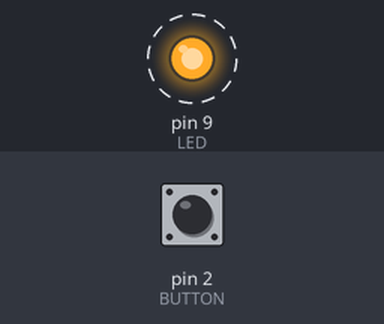
The sketch below on a simulated Arduino Uno, built with avr-gcc and run on an emulated ATmega328P. Parts: output pins drawn as LEDs (lit = HIGH). Dashed ring = blinking. The inputs (shaded band) are chosen by the test bench; at power-on: pin 2 (BUTTON) HIGH.

Above: at 1.12 s.
1.3 s: pin 2 (BUTTON) pulled LOW for 3.2 s
At 2.4 s:
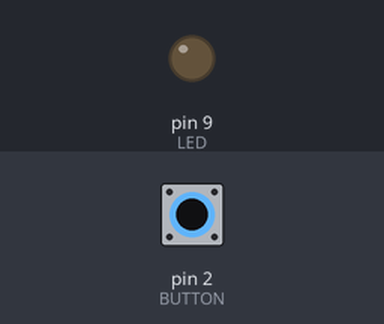
At 4.72 s:
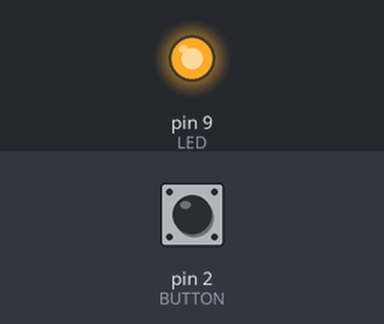
Timing chart, 0 to 12.0 s (numbered marks = the images above; inputs shaded):
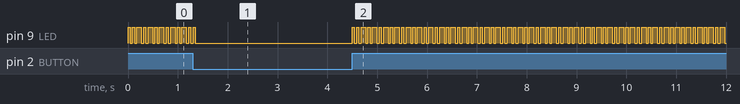

The sketch:

floating.ino
```cpp
int LED =9;
int BUTTON =2;


int del = 45;
void setup() {
pinMode(BUTTON,INPUT);
pinMode(LED,OUTPUT);

}//end setup

void loop() {
if(digitalRead(BUTTON) == LOW){
  digitalWrite(LED,LOW);

}//end if
else{
  digitalWrite(LED,HIGH);
  delay(del);
  digitalWrite(LED,LOW);
  delay(del);
  digitalWrite(LED,HIGH);
  delay(del);
  digitalWrite(LED,LOW);
  delay(del);
  digitalWrite(LED,HIGH);
  delay(del);

  }//end else


}
```
